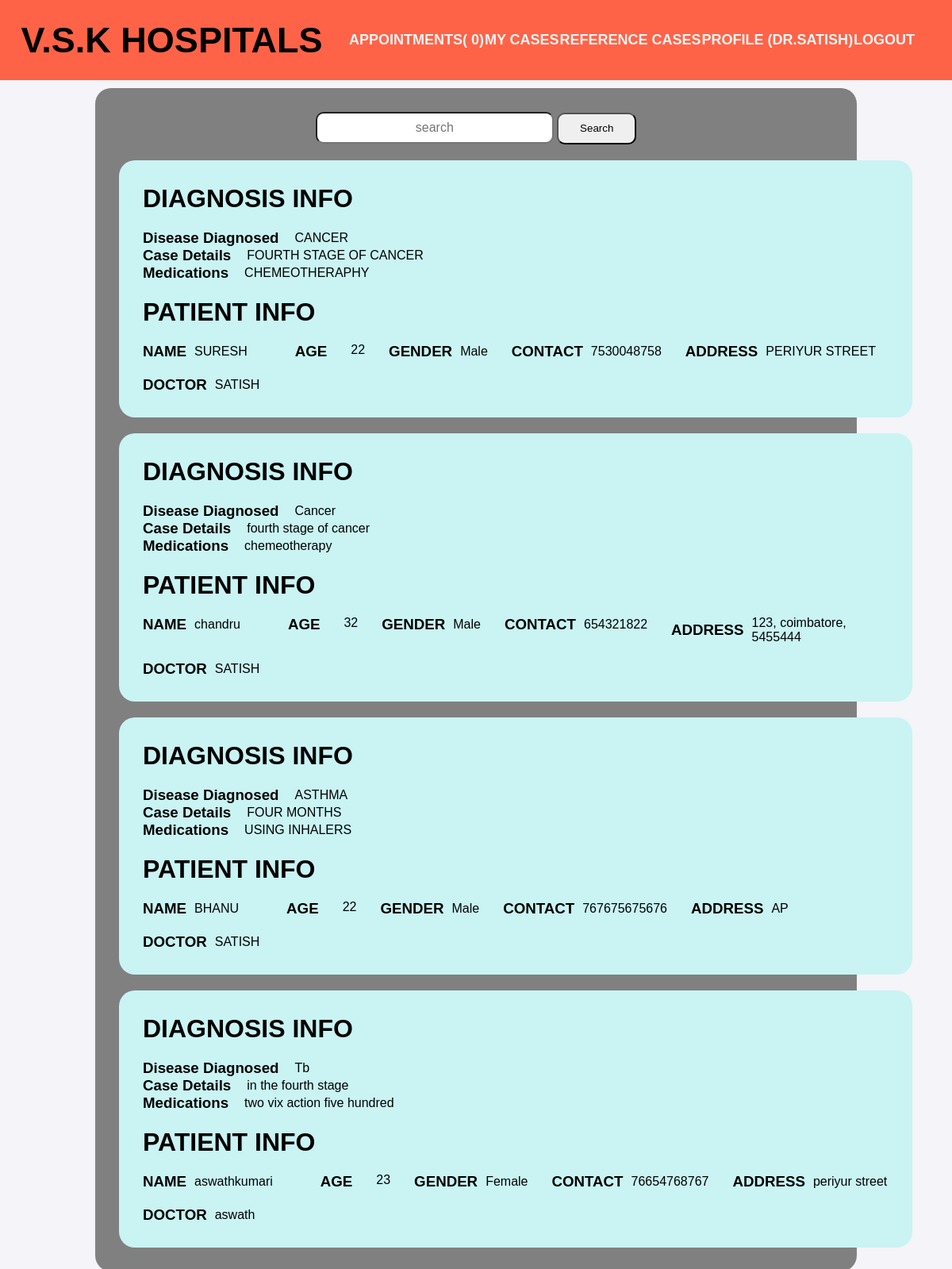
Screenshot of /app1/referencecases (signed in) with the database file from the repository.
### app1/models.py (models this page shows)
class refcases(models.Model):
    name = models.CharField(max_length=100)
    age = models.IntegerField(null=True,blank=True)
    gender = models.CharField(max_length=10, choices=[('Male', 'Male'), ('Female', 'Female'), ('Other', 'Other')],
    null=True,blank=True)
    contact = models.IntegerField(null=True,blank=True)
    address = models.TextField(null=True,blank=True)
    date = models.CharField(default=datetime.date.today,max_length=200)
    disease_diagnosed = models.CharField(max_length=255,null=True,blank=True)
    case_details = models.TextField(null=True,blank=True)
    medications = models.TextField(null=True,blank=True)
    doctor = models.CharField(max_length=100)

### app1/views.py (the view)
# urls.py: path('referencecases',views.referencecases,name='referencecases'),
@login_required(login_url='loginn')
def referencecases(request):
    nomatch = False
    if request.method == "GET":
        if "search" in request.GET:
            search_data = request.GET['search']
            a= refcases.objects.filter(Q(disease_diagnosed__icontains = search_data) | Q(medications__icontains = search_data))
            if len(a) == 0:
                nomatch =True
        else:
            a =refcases.objects.all()
    context ={'data':a,'match':nomatch}
    return render(request, 'referencecases.html', context)

### app1/templates/referencecases.html (shortened to what this page needs)
{% extends 'main.html' %}
{% block code %}
<div class="mycase">
    <form action="">
        <input type="text" placeholder="search" name="search" style="width: 300px; height: 40px; font-size: 16px; text-align: center; border-radius: 10px;" >
        <input type="submit" value="Search" style="height: 40px;width:100px; border-radius: 10px;" >
    </form>
    {% if match %}
    <h1>No match found</h1>
    {% else %}
    {% for i in data %}
    <div class="mycasecontainer">
        <h1>DIAGNOSIS INFO</h1>
        <div class="diagnosisinfo">
            <div class="row">
                <h3>Disease Diagnosed </h3>
            {{i.disease_diagnosed}}
        </div>
        <div class="row">
            <h3>Case Details</h3>
            {{i.case_details}}
        </div>
        <div class="row">
            <h3>Medications</h3>
            {{i.medications}}
        </div>
        </div>
        <h1>PATIENT INFO</h1>
        <div class="patientinfo">
            <div class="rows">
            <h3>NAME</h3>
            {{i.name}}
        </div>
            <h3>AGE</h3>
            {{i.age}}
            <div class="rows">
                <h3>GENDER</h3>
            {{i.gender}}
        </div>
            <div class="rows">
                <h3>CONTACT</h3>
            {{i.contact}}
        </div>
            <div class="rows">
                <h3>ADDRESS</h3>
            {{i.address}}
        </div>
        </div>
            <div class="rows">
                <h3>DOCTOR</h3>
            {{i.doctor}}
        </div>
        </div>
    {% endfor%}
</div>
    {% endif %}
{% endblock code %}

### templates/nav.html
<nav>
    <div class="title">
        <h1>V.S.K HOSPITALS</h1>
    </div>
    <div class="links">
        {% if request.user.is_authenticated %}
            <a href="{% url 'addcases'%}">APPOINTMENTS( {{request.user.last_name}})</a>
            <a href="{% url 'mycases'%}">MY CASES</a>
            <a href="{% url 'referencecases'%}">REFERENCE CASES</a>
            <a href="{% url 'profile'%}">PROFILE (DR.{{request.user}})</a>
            <a href="{%url 'logoutt'%}">LOGOUT</a>
        {% else %}
        <a href="{%url 'loginn' %}">LOGIN</a>
        <a href="{%url 'register' %}">REGISTER</a>
        <a href="{%url 'about' %}">ABOUT</a>
        {% endif %}
</div>
</nav>

### static/style.css (style rules this page uses)
* { margin: 0; padding: 0; box-sizing: border-box; }
body { font-family: Arial, sans-serif; background-color: #f5f5f5; }
nav { background-color: tomato; width: 100%; height: fit-content; padding: 20px; display: flex; justify-content: space-around; align-items: center; }
.title { font-size: 30px; }
.mycase { margin: auto; max-width: 80%; height:fit-content; background-color:grey; margin-top: 10px; padding: 30px; display: flex; flex-direction: column; justify-content:center; align-items:center; row-gap: 20px; border-radius: 20px; }
.mycasecontainer { position: relative; margin: auto; width:1000px; height:fit-content; padding: 30px; display: flex; flex-direction: column; justify-content: start; align-items:start; background-color: rgb(202, 243, 243); border-radius: 20px; row-gap: 20px; }
.diagnosisinfo { display: flex; flex-direction: column; justify-content: start; align-items:start; }
.patientinfo { display: flex; justify-content: start; align-items:start; column-gap: 30px }
.row { display: flex; justify-content: center; align-items: center; column-gap: 20px; }
.rows { display: flex; justify-content: center; align-items: center; column-gap: 10px; }
a { text-decoration: none; }
body { font-family: Arial, sans-serif; background-color: #f4f4f9; margin: 0; padding: 0; }

### rows the page displays
refcases: disease_diagnosed "CANCER", case_details "FOURTH STAGE OF CANCER", medications "CHEMEOTHERAPHY", name "SURESH", age "22", gender "Male", contact "7530048758", address "PERIYUR STREET", doctor "SATISH"
refcases: disease_diagnosed "Cancer", case_details "fourth stage of cancer", medications "chemeotherapy", name "chandru", age "32", gender "Male", contact "654321822", address "123, coimbatore, 5455444", doctor "SATISH"
refcases: disease_diagnosed "ASTHMA", case_details "FOUR MONTHS", medications "USING INHALERS", name "BHANU", age "22", gender "Male", contact "767675675676", address "AP", doctor "SATISH"
refcases: disease_diagnosed "Tb", case_details "in the fourth stage", medications "two vix action five hundred", name "aswathkumari", age "23", gender "Female", contact "76654768767", address "periyur street", doctor "aswath"

### other values shown
{{ request.user.last_name }} "0"
{{ request.user }} "SATISH"
